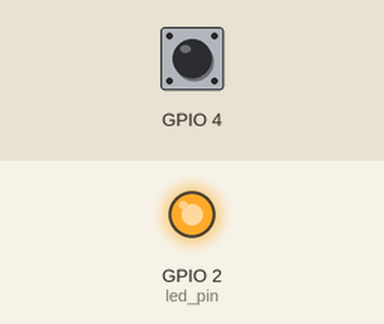
Simulated run of this sketch. Board: ESP32. Parts: output pins drawn as LEDs (lit = HIGH). Inputs (shaded band) come from the test bench; at power-on: GPIO 4 HIGH.

Above: at 1.2 s.
1.3 s: GPIO 4 pulled LOW for 3.2 s
At 2.4 s:
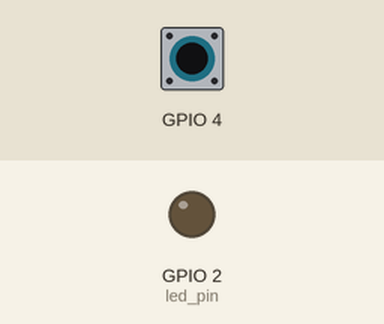
Timing chart, 0 to 12.0 s (numbered marks = the images above; inputs shaded):
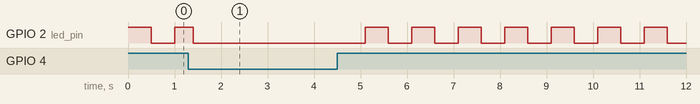

The sketch:

Q1.ino
```cpp
#if CONFIG_FREERTOS_UNICORE
static const BaseType_t app_cpu = 0;
#else
static const BaseType_t app_cpu = 1;
#endif

// Pins
static const int led_pin = 2; //INTERNAL LED Pin
TaskHandle_t blinkTaskHandle = NULL;

// Our Task: blink an LED
void toggleLED(void *parameter){
  while(1){
    digitalWrite(led_pin, HIGH);
    vTaskDelay(500/ portTICK_PERIOD_MS);
    digitalWrite(led_pin, LOW);
    vTaskDelay(500/ portTICK_PERIOD_MS);
  }

}

void testTouchPin(void *parameter) {
  while (1) {
    int touchValue = touchRead(T0);

    if (touchValue < 30) {
      if (blinkTaskHandle != NULL) {
        vTaskSuspend(blinkTaskHandle);
        digitalWrite(led_pin, LOW);
      }
    } else {
      if (blinkTaskHandle != NULL) {
        vTaskResume(blinkTaskHandle);
      }
    }

    vTaskDelay(200 / portTICK_PERIOD_MS);
  }
}

void setup() {
  // put your setup code here, to run once:
  // Config LED pin
  pinMode(led_pin, OUTPUT);

  // Task to run forever
  xTaskCreatePinnedToCore(  //Use xTaskCreate () in vanilla FreeRTOS
              toggleLED,    // Function to be Called
              "Toggle LED", // Name of Task
              1024,         // Stack size (bytes in ESP32, words in FreeRTOS)
              NULL,         // Parameter to pass the function
              1,            // Task priority (o to config MAX_PRIORITIES(24) - 1)
              &blinkTaskHandle,         // Task handle
              app_cpu);     // Run on one core for deme purposes (ESP32 Only)

  xTaskCreatePinnedToCore(
              testTouchPin,
              "Test TouchPin",
              2048,
              NULL,
              1,
              NULL,
              app_cpu);
}
void loop() {
  // put your main code here, to run repeatedly:

}
```

Measured:
- by itself, GPIO 2 (led_pin): repeats every 1.0 s: HIGH 0.50 s, LOW 0.50 s
